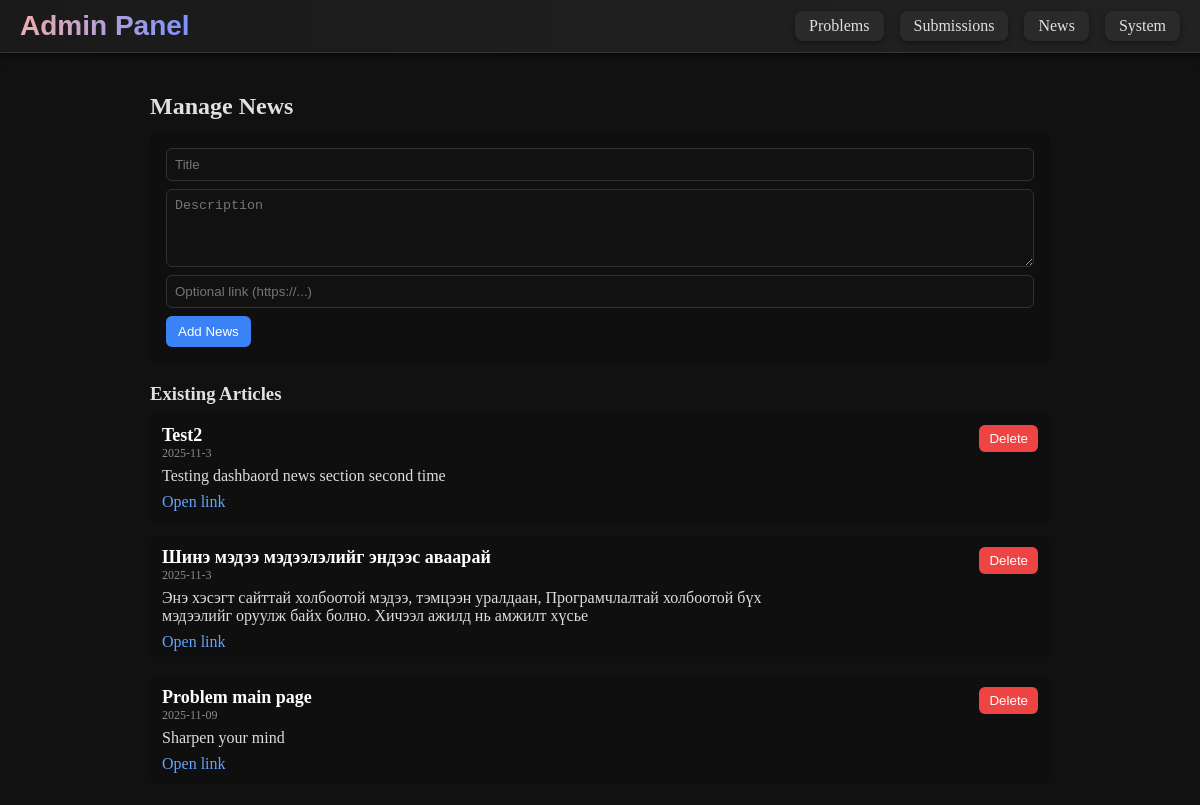
The page /admin/news (signed in) on the database its author committed.
### tables this page shows
CREATE TABLE news ( title TEXT, desc TEXT , time TEXT DEFAULT CURRENT_TIMESTAMP , link TEXT );

### run.py (the view, shortened to what this page needs)
@app.route('/admin/news', methods=['GET', 'POST'])
@admin_required
def adminNews():
    conn = get_db_connection()
    articles = conn.execute('SELECT rowid as id, title, desc, time, link FROM news ORDER BY time DESC').fetchall()
    conn.close()
    return render_template('admin/adminNews.html', articles=articles)

### run.py (called while the page is built)
def make_user_object(row):
    if not row:
        return None
    user_obj = type("UserObj", (), {})()
    for key in row.keys():
        setattr(user_obj, key, row[key])
    user_obj.get_id = lambda: str(user_obj.id)
    user_obj.is_authenticated = property(lambda self: True)
    user_obj.is_active = property(lambda self: True)
    user_obj.is_anonymous = property(lambda self: False)
    return user_obj

def admin_required(f):
    @wraps(f)
    @login_required
    def decorated_function(*args, **kwargs):
        if not getattr(current_user, "is_admin", 0):
            flash("Admin access only!", "danger")
            return redirect(url_for("index"))
        return f(*args, **kwargs)
    return decorated_function

@app.before_request
def require_admin_for_admin_prefix():
    if request.path.startswith("/admin"):
        if not current_user.is_authenticated:
            return redirect(url_for("login", next=request.path))
        if not getattr(current_user, "is_admin", 0):
            flash("Admin access only!", "danger")
            return redirect(url_for("index"))

def get_db_connection():
    conn = sqlite3.connect(DB_PATH)
    conn.row_factory = sqlite3.Row
    return conn

@login_manager.user_loader
def load_user(user_id):
    conn = get_db_connection()
    row = conn.execute("SELECT * FROM users WHERE id=?", (user_id,)).fetchone()
    conn.close()
    return make_user_object(row)

### templates/admin/adminNews.html (shortened to what this page needs)
{% extends "admin/admin.html" %}
{% block content %}
<div style="padding: 20px; max-width: 900px; margin: 0 auto;">
    <h2 style="margin-bottom: 12px;">Manage News</h2>
    <section style="background: #0f0f0f; padding: 16px; border-radius: 8px; margin-bottom: 20px;">
        <form method="POST" action="{{ url_for('adminNews') }}">
            <div style="display:flex; flex-direction:column; gap:8px;">
                <input name="title" placeholder="Title" required
                    style="padding:8px; border-radius:6px; border:1px solid #333; background:#111; color:#eee;">
                <textarea name="desc" placeholder="Description" required rows="4"
                    style="padding:8px; border-radius:6px; border:1px solid #333; background:#111; color:#eee;"></textarea>
                <input name="link" placeholder="Optional link (https://...)"
                    style="padding:8px; border-radius:6px; border:1px solid #333; background:#111; color:#eee;">
                <div style="display:flex; gap:8px;">
                    <button type="submit"
                        style="padding:8px 12px; background:#3b82f6; color:white; border-radius:6px; border:none;">Add
                        News</button>
                </div>
            </div>
        </form>
    </section>
    <section>
        <h3 style="margin-bottom:8px;">Existing Articles</h3>
        {% if articles %}
        <div style="display:flex; flex-direction:column; gap:12px;">
            {% for article in articles %}
            <div
                style="padding:12px; border-radius:8px; background:#0f0f0f; display:flex; justify-content:space-between; align-items:flex-start;">
                <div style="max-width:75%;">
                    <div style="font-size:18px; font-weight:600; color:#fff;">{{ article.title }}</div>
                    <div style="font-size:12px; color:#8b8b8b; margin-bottom:6px;">{{ article.time[:10] }}</div>
                    <div style="color:#ddd; margin-bottom:8px;">{{ article.desc }}</div>
                    {% if article.link %}
                    <div><a style="color:#60a5fa;" href="{{ article.link }}" target="_blank" rel="noopener">Open
                            link</a></div>
                    {% endif %}
                </div>
                <div style="display:flex; flex-direction:column; gap:6px; align-items:flex-end;">
                    <form method="POST" action="{{ url_for('adminNews') }}">
                        <button type="submit"
                            style="padding:6px 10px; background:#ef4444; color:white; border-radius:6px; border:none;">Delete</button>
                    </form>
                </div>
            </div>
            {% endfor %}
        </div>
        {% else %}
        <div style="color:#9ca3af;">No articles yet.</div>
        {% endif %}
    </section>
</div>
{% endblock %}

### static/style.css (style rules this page uses)
html { scrollbar-color: #6f7dff #0f0f0f; scrollbar-width: thin; }

### templates/admin/admin.html (style rules this page uses)
body { background-color: #111111; color: #e0e0e0; margin: 0; }
a { text-decoration: none !important; }

### rows shown on the page
news: title "Test2", time "2025-11-3", desc "Testing dashbaord news section second time"
news: title "Шинэ мэдээ мэдээлэлийг эндээс аваарай", time "2025-11-3", desc "Энэ хэсэгт сайттай холбоотой мэдээ, тэмцээн уралдаан, Програмчлалтай холбоотой бүх мэдээлийг оруулж байх болно. Хичээл ажилд нь амжилт хүсье"
news: title "Problem main page", time "2025-11-09", desc "Sharpen your mind"
